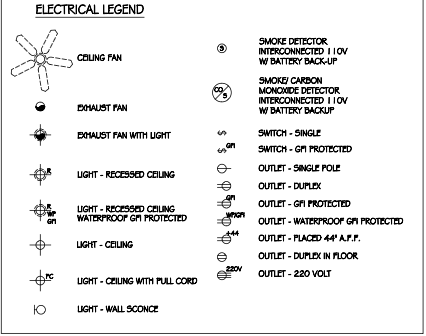
#> input picture key.png, 426 x 336 px, found by its file name
$ python symbol_extractor.py
#> lines starting #> are read from the running program, lines starting #| are printed output that depends on the picture; after the words box and inside, x2 and y2 are one past the last pixel; in counts of white or black regions, pixels touching at a corner belong together
"""
Symbol Extraction Module for Blueprint Pipeline
Analyzes electrical legend images to extract individual symbols and their classifications
"""

import sys
from pathlib import Path
import numpy as np
from PIL import Image, ImageDraw, ImageEnhance
from typing import Dict, List, Tuple, Optional
import re

# Import cv2 with path workaround
try:
    import cv2
except ImportError:
    venv_path = Path(__file__).parent.parent / "venv_cli" / "lib" / "python3.13" / "site-packages"
    if venv_path.exists():
        sys.path.insert(0, str(venv_path))
        import cv2
    else:
        raise ImportError("OpenCV not found")

# Optional OCR import
try:
    import pytesseract
    HAS_OCR = True
except ImportError:
    HAS_OCR = False


class SymbolExtractor:
    """
    Advanced symbol extractor for electrical legend analysis.

    Features:
    - Individual symbol detection using contour analysis
    - Symbol classification based on adjacent text
    - Template matching for symbol recognition
    - Symbol type categorization for electrical components
    """

    def __init__(self, verbose: bool = False):
#> in main, legend_image is the input picture: PIL image 426x336 RGBA; mean R, G, B, A 236.3, 236.3, 236.3, 255
        self.verbose = verbose
        self.extracted_symbols = {}

        # Common electrical symbol classifications
        self.symbol_classifications = {
            'outlet': ['outlet', 'receptacle', 'duplex', 'gfci', 'gfi'],
            'switch': ['switch', 'toggle', 'dimmer', '3-way', '4-way'],
            'light': ['light', 'fixture', 'ceiling', 'pendant', 'chandelier', 'recessed'],
            'fan': ['fan', 'ceiling fan', 'exhaust'],
            'smoke_detector': ['smoke', 'detector', 'alarm', 'fire'],
            'panel': ['panel', 'breaker', 'electrical panel', 'distribution'],
            'junction': ['junction', 'box', 'j-box'],
            'transformer': ['transformer', 'xfmr', 'step-down', 'step-up']
        }

        if self.verbose:
            print(f"🔧 SymbolExtractor initialized")
            print(f"   OpenCV version: {cv2.__version__}")
            print(f"   OCR available: {HAS_OCR}")

    def extract_symbols_from_legend(self, legend_image: Image.Image) -> Dict[str, Image.Image]:
        """
        Extract individual symbols from electrical legend image.

        Args:
            legend_image: PIL Image of the electrical legend

        Returns:
            Dict mapping symbol types to extracted symbol images
        """
        if self.verbose:
            print("🔍 Analyzing legend for symbol extraction...")

        # Convert to OpenCV format
        legend_cv = cv2.cvtColor(np.array(legend_image), cv2.COLOR_RGB2BGR)

        # Find symbol regions
        symbol_regions = self._detect_symbol_regions(legend_cv)

        if self.verbose:
            print(f"   Found {len(symbol_regions)} symbol regions")

        # Extract and classify symbols
        extracted_symbols = {}
        for i, (symbol_bbox, text_bbox, symbol_img, text_content) in enumerate(symbol_regions):
            symbol_type = self._classify_symbol_text(text_content)

            if symbol_type:
                # Convert back to PIL
                symbol_pil = Image.fromarray(cv2.cvtColor(symbol_img, cv2.COLOR_BGR2RGB))
                extracted_symbols[symbol_type] = symbol_pil

                if self.verbose:
                    print(f"   Symbol {i+1}: {symbol_type} (text: '{text_content.strip()}')")
            else:
                if self.verbose:
                    print(f"   Symbol {i+1}: Unknown (text: '{text_content.strip()}')")

        self.extracted_symbols = extracted_symbols
        return extracted_symbols

    def _detect_symbol_regions(self, legend_cv: np.ndarray) -> List[Tuple]:
        """
        Detect individual symbol and text pairs in the legend.

        Returns:
            List of tuples: (symbol_bbox, text_bbox, symbol_image, text_content)
        """
        # Convert to grayscale
        gray = cv2.cvtColor(legend_cv, cv2.COLOR_BGR2GRAY)

        # Apply binary threshold
        _, binary = cv2.threshold(gray, 0, 255, cv2.THRESH_BINARY_INV + cv2.THRESH_OTSU)
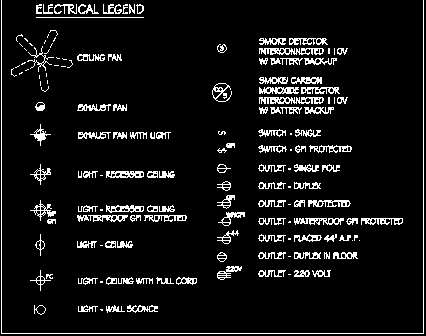
#> binary: shape (336, 426); 7.8% white in thin lines or dots

        # Find contours
        contours, _ = cv2.findContours(binary, cv2.RETR_EXTERNAL, cv2.CHAIN_APPROX_SIMPLE)
#> contours = 159 contours, 59 with area under 20; largest, box (x1, y1, x2, y2) and area: (259, 97, 324, 104) 234, (259, 48, 324, 55) 223, (106, 171, 144, 178) 190, (259, 87, 299, 94) 174, (294, 218, 344, 225) 172

        # Filter contours by size and aspect ratio
        symbol_candidates = []

        for contour in contours:
            x, y, w, h = cv2.boundingRect(contour)
            area = cv2.contourArea(contour)

            # Filter by size (symbols should be reasonably sized)
            if (10 < w < 200 and 10 < h < 100 and area > 50):
                symbol_candidates.append((x, y, w, h, area))
#> this loop made 159 passes
#> (x, y, w, h, area) on passes 2 to 4: (127, 305, 31, 8, 93), (106, 305, 19, 8, 33.5), (78, 305, 20, 7, 28.5)
#> after the loop, symbol_candidates = [(30, 270, 21, 21, 60), (217, 266, 25, 14, 121), (217, 230, 22, 14, 77.5), (218, 212, 27, 14, 123), (30, 200, 26, 21, 132), (217, 195, 18, 14, 88.5), (30, 164, 21, 21, 104), (30, 124, 21, 22, 88), (212, 83, 20, 19, 156)]

        # Sort candidates by y-coordinate (top to bottom) then x-coordinate (left to right)
        symbol_candidates.sort(key=lambda c: (c[1], c[0]))

        # Extract symbol and adjacent text
        symbol_regions = []

        for x, y, w, h, area in symbol_candidates:
            # Extract symbol region
            symbol_img = legend_cv[y:y+h, x:x+w]

            # Find adjacent text region
            text_region, text_content = self._find_adjacent_text(legend_cv, x, y, w, h)

            symbol_bbox = (x, y, w, h)
            text_bbox = text_region

            symbol_regions.append((symbol_bbox, text_bbox, symbol_img, text_content))
#> this loop made 1 pass
#> (x, y, w, h, area, img_height in _find_adjacent_text, img_width in _find_adjacent_text, right_x in _find_adjacent_text) on pass 1: (212, 83, 20, 19, 156, 336, 426, 237)
#> pass 1, in _extract_text_from_region, `region_pil = Image.fromarray(cv2.cvtColor(region, cv2.COLOR_BGR2RGB))`:
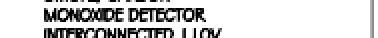
#> region_pil: PIL image 189x19 RGB (shown 2 times larger); min 0, max 255, mean 210.9
#> pass 1, in _extract_text_from_region, `region_pil = region_pil.resize((region_pil.width * 2, region_pil.heigh..`:
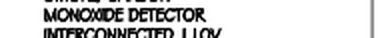
#> region_pil: PIL image 378x38 L; min 0, max 255, mean 209.7
#> after the loop, symbol_regions = []

        return symbol_regions

    def _find_adjacent_text(self, legend_cv: np.ndarray, x: int, y: int, w: int, h: int) -> Tuple[Optional[Tuple], str]:
        """
        Find text adjacent to a symbol region.

        Args:
            legend_cv: OpenCV image
            x, y, w, h: Symbol bounding box coordinates

        Returns:
            Tuple of (text_region_bbox, text_content)
        """
        img_height, img_width = legend_cv.shape[:2]

        # Define search regions around the symbol
        # Check to the right of the symbol (most common)
        right_x = x + w + 5
        right_w = min(200, img_width - right_x)
        right_region = (right_x, y, right_w, h)

        # Check below the symbol
        below_y = y + h + 5
        below_h = min(50, img_height - below_y)
        below_region = (x, below_y, w * 2, below_h)

        # Check above the symbol
        above_y = max(0, y - 50)
        above_h = y - above_y
        above_region = (x, above_y, w * 2, above_h)

        search_regions = [right_region, below_region, above_region]

        best_text = ""
        best_region = None

        for region in search_regions:
            rx, ry, rw, rh = region

            # Ensure region is within image bounds
            if (rx >= 0 and ry >= 0 and
                rx + rw <= img_width and ry + rh <= img_height and
                rw > 0 and rh > 0):

                text_content = self._extract_text_from_region(legend_cv, rx, ry, rw, rh)

                if text_content and len(text_content.strip()) > len(best_text.strip()):
                    best_text = text_content
                    best_region = region

        return best_region, best_text

    def _extract_text_from_region(self, legend_cv: np.ndarray, x: int, y: int, w: int, h: int) -> str:
        """Extract text from a specific region using OCR."""
        if not HAS_OCR:
            return ""

        try:
            # Extract region
            region = legend_cv[y:y+h, x:x+w]

            # Convert to PIL format for pytesseract
            region_pil = Image.fromarray(cv2.cvtColor(region, cv2.COLOR_BGR2RGB))

            # Apply preprocessing for better OCR
            region_pil = region_pil.convert('L')  # Convert to grayscale
            region_pil = region_pil.resize((region_pil.width * 2, region_pil.height * 2), Image.Resampling.LANCZOS)  # Upscale

            # Extract text
            text = pytesseract.image_to_string(region_pil, config='--psm 7 -c tessedit_char_whitelist=ABCDEFGHIJKLMNOPQRSTUVWXYZabcdefghijklmnopqrstuvwxyz0123456789-/() ')

            return text.strip()

        except Exception as e:
            if self.verbose:
                print(f"   Text extraction failed: {e}")
            return ""

    # [105 lines left out: functions _classify_symbol_text, get_symbol_templates, save_extracted_symbols, analyze_symbol_characteristics, not called in this run]


def main():
    """Demo and testing of the symbol extraction module."""
    print("⚙️  Symbol Extractor - Testing with extracted legend")
    print("=" * 50)

    extractor = SymbolExtractor(verbose=True)

    # Test with key.png (standalone legend)
    key_path = "key.png"
    if Path(key_path).exists():
        print(f"\n📄 Processing: {key_path}")
        try:
            legend_image = Image.open(key_path)
            symbols = extractor.extract_symbols_from_legend(legend_image)

            print(f"✅ Extracted {len(symbols)} symbol types:")
            for symbol_type in symbols.keys():
                print(f"   • {symbol_type}")

            # Save extracted symbols
            extractor.save_extracted_symbols("debug_symbols")

            # Analyze symbol characteristics
            for symbol_type, symbol_img in symbols.items():
                characteristics = extractor.analyze_symbol_characteristics(symbol_img)
                print(f"📊 {symbol_type}: complexity={characteristics['complexity']:.2f}, aspect={characteristics['aspect_ratio']:.2f}")

        except Exception as e:
            print(f"❌ Error processing {key_path}: {e}")

    # Test with debug output from image processor
    debug_legend_path = "debug_output/extracted_legend.png"
    if Path(debug_legend_path).exists():
        print(f"\n📄 Processing extracted legend: {debug_legend_path}")
        try:
            legend_image = Image.open(debug_legend_path)
            symbols = extractor.extract_symbols_from_legend(legend_image)

            print(f"✅ Extracted {len(symbols)} symbol types from extracted legend")

        except Exception as e:
            print(f"❌ Error processing extracted legend: {e}")

    print("\n🎯 Symbol Extraction Module is ready!")


if __name__ == "__main__":
    main()
#> (the call stopped at in _extract_text_from_region, `text = pytesseract.image_to_string(region_pil, config='--psm 7 -c tess..`: pytesseract is not available in this run)

$ run again, with Full_plan.png copied over key.png
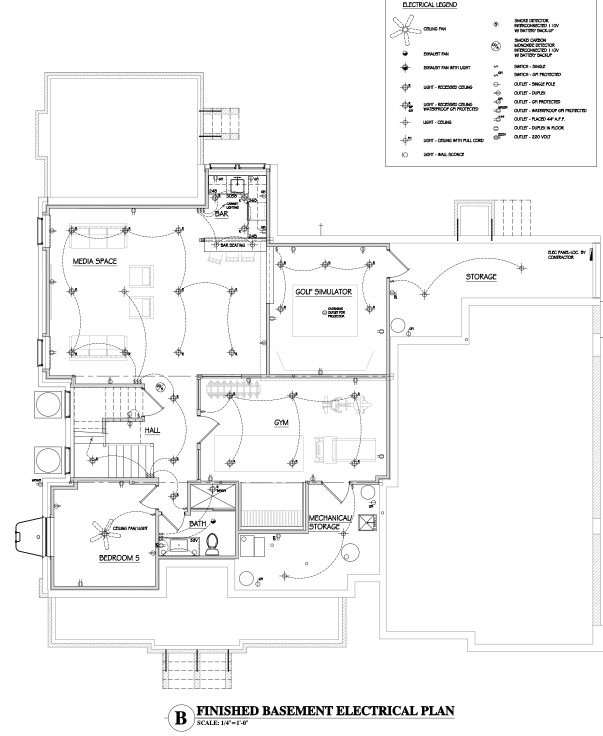
#> input picture Full_plan.png, 1206 x 1472 px, found by its file name (shown at 1/2 size)
#> in main, legend_image is the input picture: PIL image 1206x1472 RGBA; mean R, G, B, A 246.1, 246.1, 246.1, 255
#> in _detect_symbol_regions, `_, binary = cv2.threshold(gray, 0, 255, cv2.THRESH_BINARY_INV + cv2.TH..`:
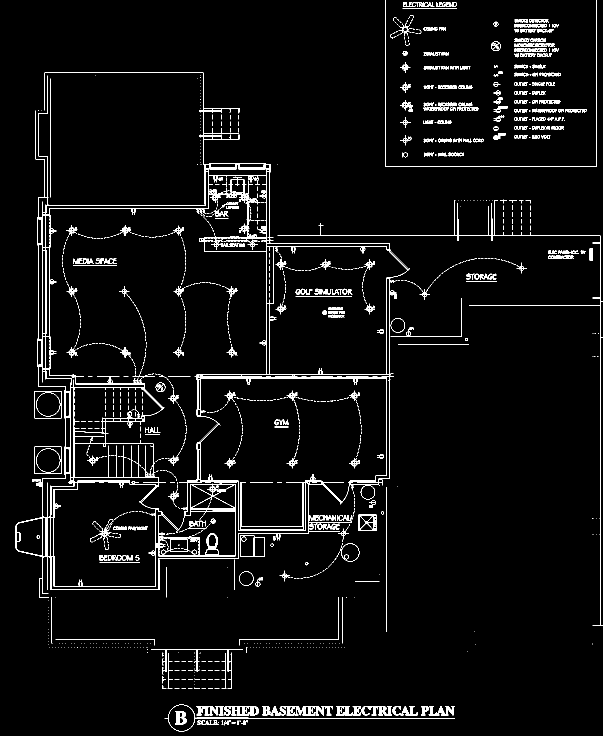
#> binary: shape (1472, 1206) (shown at 1/2 size); 3.9% white in thin lines or dots
#> contours = 588 contours, 429 with area under 20; largest, box (x1, y1, x2, y2) and area: (30, 145, 820, 1196) 466730, (69, 782, 124, 837) 2916, (69, 893, 124, 948) 2915, (329, 1409, 910, 1463) 2333, (480, 1071, 530, 1113) 1926
#> the loop in _detect_symbol_regions, `for contour in contours:` made 588 passes
#> (x, y, w, h, area) on passes 6, 10, 13: (486, 1441, 10, 9, 39), (451, 1441, 7, 9, 24), (402, 1441, 33, 9, 88.5)
#> after the loop in _detect_symbol_regions, `for contour in contours:`: symbol_candidates = 43 items, first 6: (857, 1412, 52, 19, 369.5), (842, 1412, 16, 19, 160.5), (785, 1412, 51, 19, 341), (723, 1412, 61, 19, 512), (672, 1412, 50, 19, 404.5), (631, 1412, 35, 19, 264)
#> the loop in _detect_symbol_regions, `for x, y, w, h, area in symbol_candidates:` made 1 pass
#> (x, y, w, h, area, img_height in _find_adjacent_text, img_width in _find_adjacent_text, right_x in _find_adjacent_text) on pass 1: (797, 46, 27, 27, 106, 1472, 1206, 829)
#> pass 1, in _extract_text_from_region, `region_pil = region_pil.resize((region_pil.width * 2, region_pil.heigh..`:
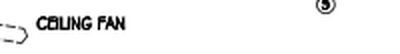
#> region_pil: PIL image 400x54 L; min 0, max 255, mean 244.4
#> after the loop in _detect_symbol_regions, `for x, y, w, h, area in symbol_candidates:`: symbol_regions = []
